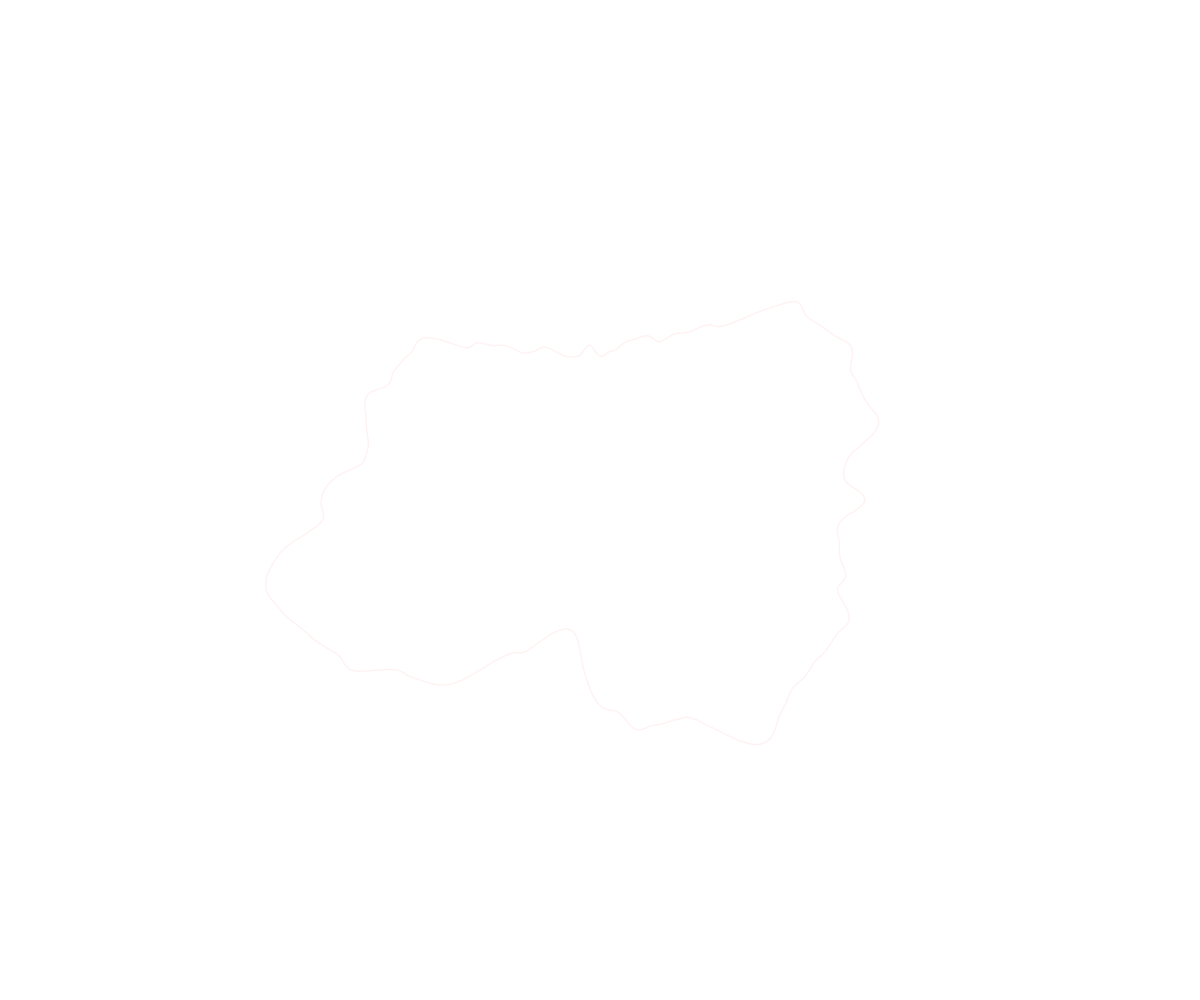
Frame 1 (no input)
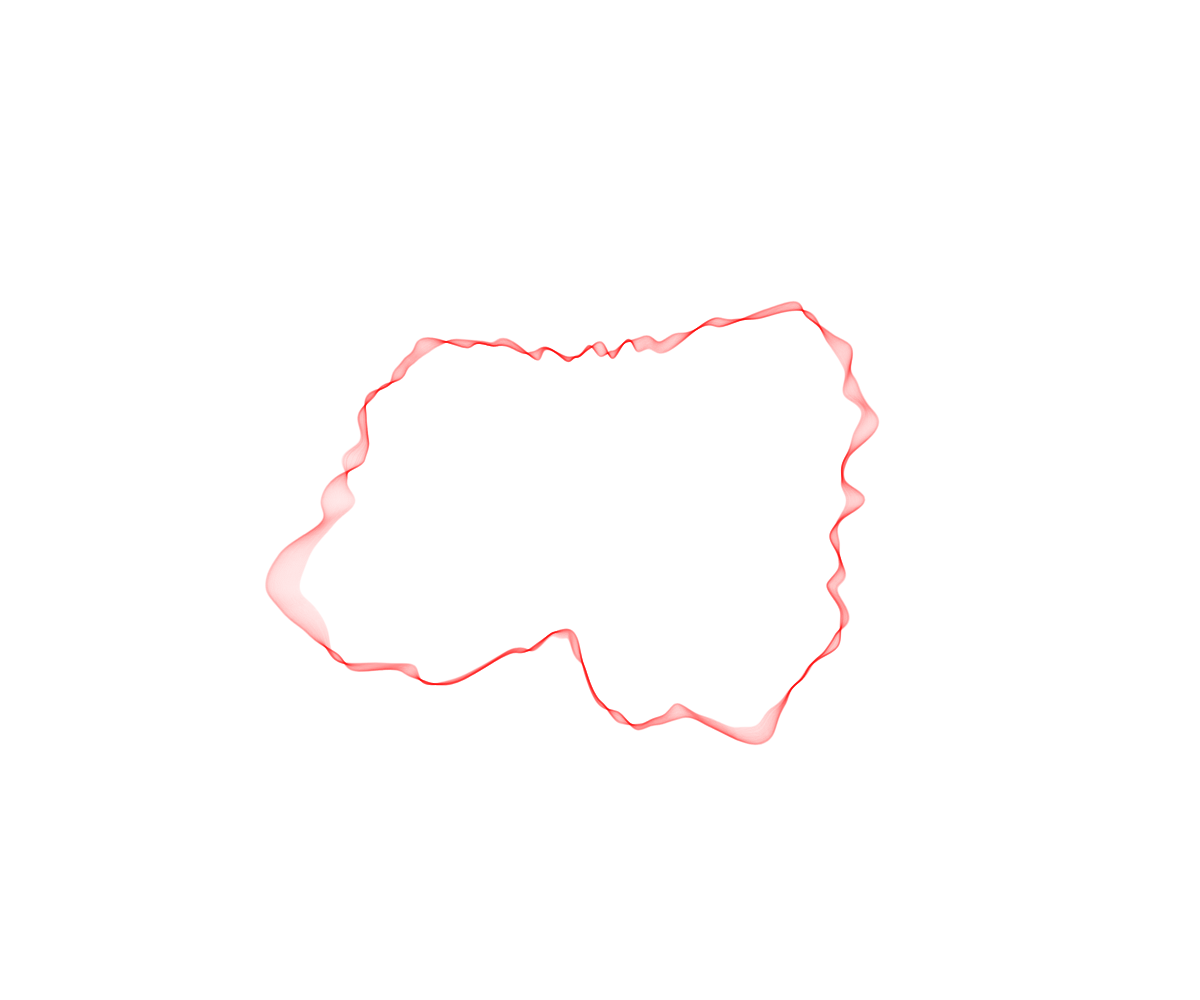
Frame 60 (no input)
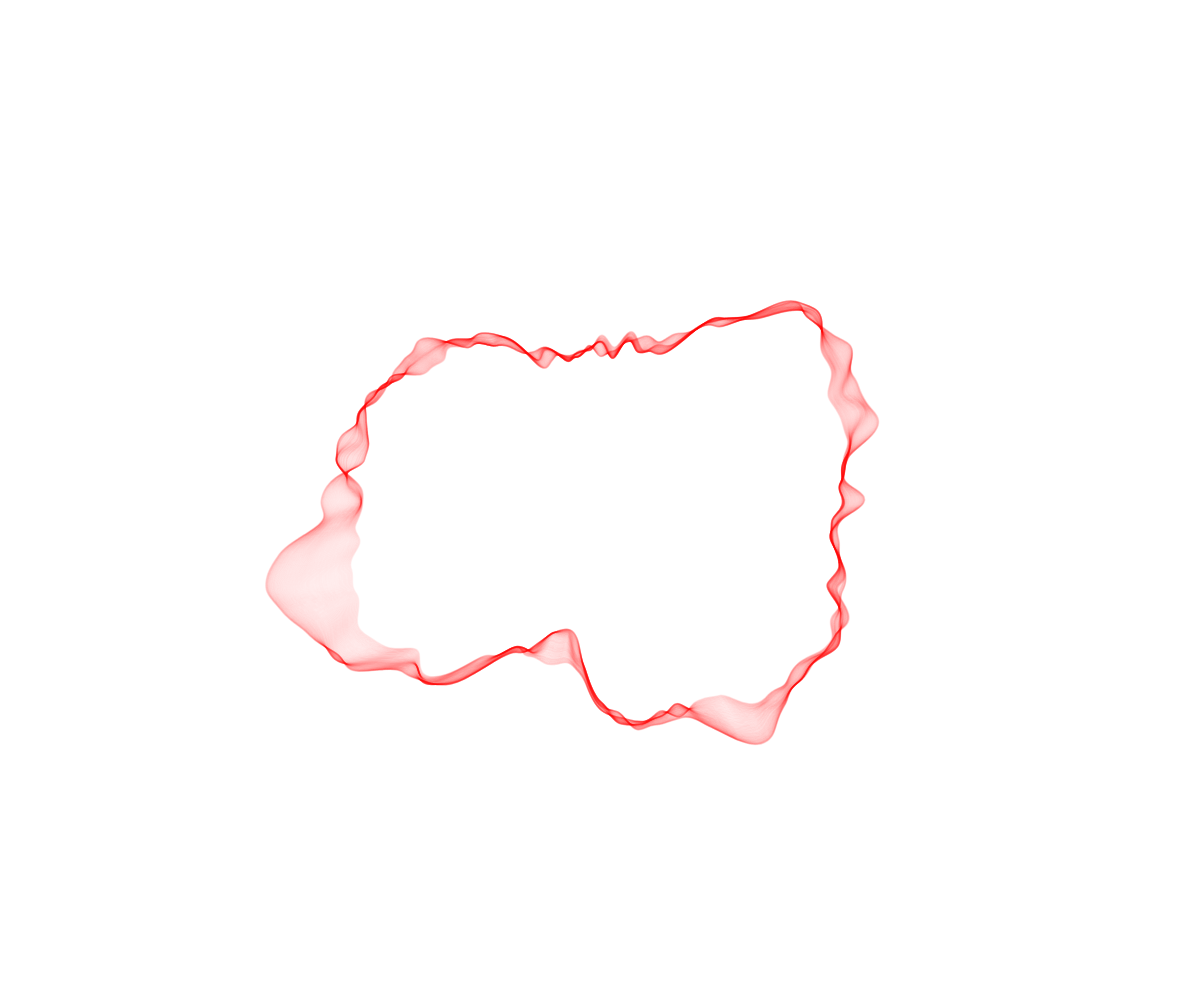
Frame 120 (the mouse pressed at the canvas centre since frame 60)

The p5.js sketch that drew these frames (run headless with seeded random() and noise() and a simulated clock; from frame 60 on, the mouse is pressed at the canvas centre):

// p5.js sketch
// ── sketch.js
let kMax;
let step;
let n = 200; // number of blobs
let radius = 50; // diameter of the circle
let inter = 0.05; // difference between the sizes of two blobs
let maxNoise = 352;
let i = 200;
let counter = 0;

let noiseProg = (x) => (x*x);

function setup() {
    createCanvas(windowWidth, windowHeight);
    colorMode(HSB, 360, 100, 100, 1);
    angleMode(DEGREES);
    background(0, 0, 100, 1);

    noFill();
    kMax = 1.5;
    step = 0.01;
    noStroke();
}

function draw() {

    let t = frameCount/400;
    stroke(360, 100, 100, 0.05);
    strokeWeight(1.5);
    let k = kMax * sqrt(i / n);
    let noisiness = maxNoise * noiseProg(i / n);
    blob(radius + i*inter, width / 2, height / 2, k, i*step + t, noisiness);

    i -= random(0.1);
    counter++;
    if(counter > 4*n) noLoop();
}

function blob(size, xCenter, yCenter, k, t, noisiness) {
    beginShape();
    let angleStep = 360 / 500;
    for (let theta = 360; theta > 0; theta -= angleStep) {
        let r1, r2;
        r1 = cos(theta) + 1;
        r2 = sin(theta) + 1;
        let r = size + noise(k * r1, k * r2, t) * noisiness;
        let x = xCenter + r*cos(theta);
        let y = yCenter + r*sin(theta);
        curveVertex(x, y);
    }
    endShape(CLOSE);
}
